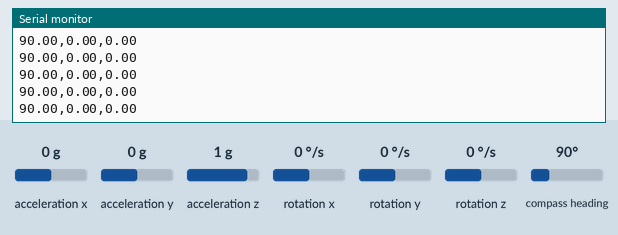
This sketch was run on a simulated Arduino Uno, built with avr-gcc and run on an emulated ATmega328P. On the bench: the last lines printed to the serial monitor. The test bench sets the inputs (shaded band); at power-on: acceleration x 0 g, compass heading 90°, acceleration y 0 g, acceleration z 1 g, rotation x 0 °/s, rotation y 0 °/s, rotation z 0 °/s.

Above: at 3.2 s.
3.3 s: acceleration x set to -1.4 g
At 4.1 s:
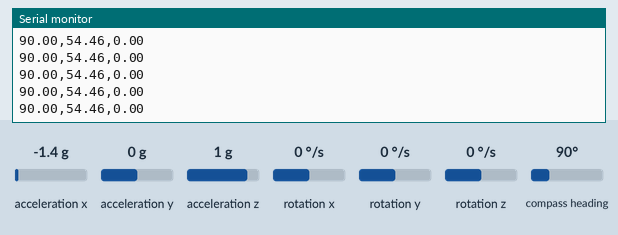
4.8 s: compass heading set to 7°
At 5.3 s:
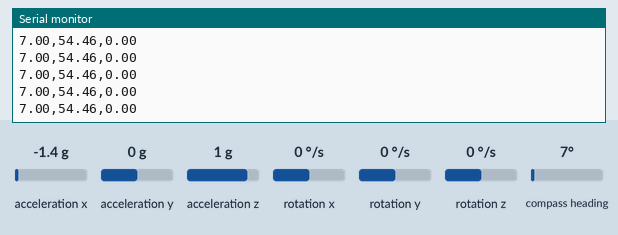
7.8 s: acceleration y set to -1.4 g
At 8.6 s:
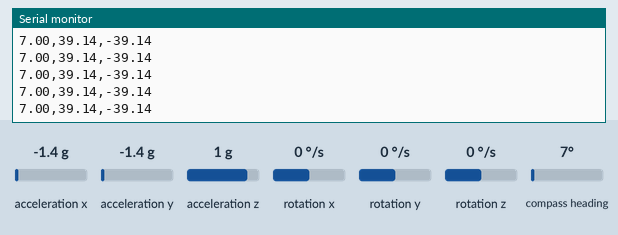
9.3 s: acceleration z set to -1.4 g
At 10.3 s:
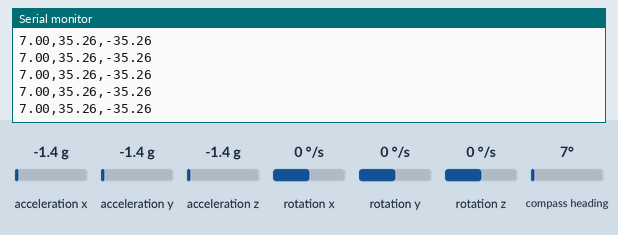
Timing chart, 0 to 11.8 s (numbered marks = the images above; inputs shaded):
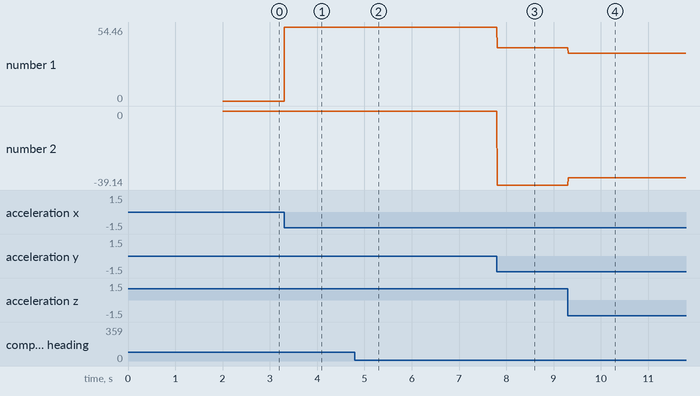

The sketch:

MPU9250.ino
```cpp
#include "MPU9250.h"
MPU9250 mpu;

void setup() {
  Serial.begin(115200);
  Wire.begin();
  delay(2000);
  mpu.setup(0x68); // I2C address for MPU9250
}

void loop() {
  if (mpu.update()) {
    Serial.print(mpu.getYaw()); Serial.print(",");
    Serial.print(mpu.getPitch()); Serial.print(",");
    Serial.println(mpu.getRoll());
  }
}
```

Measured:
- after the input at 3.3 s, the serial monitor: prints a new line at once (image 1)
- after the input at 4.8 s, the serial monitor: prints a new line at once (image 2)
- after the input at 7.8 s, the serial monitor: prints a new line at once (image 3)
- after the input at 9.3 s, the serial monitor: prints a new line at once (image 4)
- plotted number 1: 0 → 54.46 after the input at 3.3 s, 54.46 → 39.14 after the input at 7.8 s, 39.14 → 35.26 after the input at 9.3 s
- plotted number 2: 0 → -39.14 after the input at 7.8 s, -39.14 → -35.26 after the input at 9.3 s
